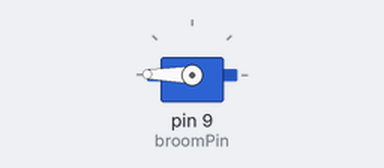
A sketch run on a simulated Arduino Uno, built with avr-gcc and run on an emulated ATmega328P. Parts: servo. What the sketch prints to the serial monitor is not drawn.

Above: at 0.3 s.
Timing chart, 0 to 1.8 s (numbered marks = the images above):
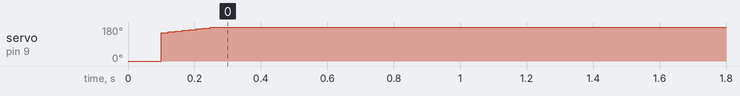

Measured:
- by itself, servo on pin 9 (broomPin): moves from 0° to 179° over 0.16 s

The sketch:

mouse-broom.ino
```cpp
/*
Adge Denkers
adge.denkers@gmail.com
================================================================
File: mouse-broom.ino (aka, Virtual Adge)
Version: 1.0
Date: 2019-09-25
Description: Move a servo motor, attached to a mouse cord,
to keep the screen active.
*/


#include <Servo.h>

// Constants
int broomPin = 9;

// Objects
Servo broom;

// Initialize Objects
int angle = 0;        // servo position in degrees


// Setup Function
void setup()
{
  Serial.begin(9600);
  broom.attach(broomPin);
  broom.write(angle);
  delay(100);
}

// Main Function
void loop()
{
//  for(int l = 0; l < 10
  for(angle = 150; angle < 180; angle++)  // scan from 150 degrees to 180 degrees
  {
    broom.write(angle);                   // set the servo to the current angle
    delay(5);                             // wait 5 ms
    Serial.println(angle);                // print to serial: angle of servo
  }
  delay(240000);                          // 240000 ms = 4 min

  for(angle = 180; angle > 150; angle--)  // now scan back from 180 degrees to 150 degrees
  {
    broom.write(angle);
    delay(5);
    Serial.println(angle);
  }
  delay(240000);                          // 240000 ms = 4 min
  int lower = 150;
  int higher = 180;
  int dir = 0;                            // 0 = stop, 1 = forward/up, -1 = reverse/down
}

int throttle(int dir, int higher, int lower)
{

  if(dir = 1){
    // move forward/up
    while(dir != 0) {
      for(angle = lower; angle > higher; angle++) {
        // direction = forward/up = 1

      }
    }
  } else if(dir = -1) {
    // move reverse/down
    while(dir != 0) {
      for(angle = higher; angle < lower; angle--) {
        // direction = reverse/down = -1
      }
    }
  } else {
    // error - don't move at all
    dir = 0;
  }
}
```
